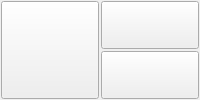
      <widget class="QWidget" name="page_60">
       <layout class="QGridLayout" name="gridLayout_63">
        <property name="margin">
         <number>1</number>
        </property>
        <property name="spacing">
         <number>2</number>
        </property>
        <item row="0" column="0">
         <layout class="QHBoxLayout" name="horizontalLayout_83">
          <item>
           <widget class="QPushButton" name="ui_12_Pane1BTN">
            <property name="sizePolicy">
             <sizepolicy hsizetype="Expanding" vsizetype="Expanding">
              <horstretch>0</horstretch>
              <verstretch>0</verstretch>
             </sizepolicy>
            </property>
            <property name="text">
             <string/>
            </property>
            <property name="view" stdset="0">
             <string>pane1</string>
            </property>
           </widget>
          </item>
         </layout>
        </item>
        <item row="0" column="1">
         <layout class="QVBoxLayout" name="verticalLayout_33">
          <item>
           <widget class="QPushButton" name="ui_12_Pane2BTN">
            <property name="sizePolicy">
             <sizepolicy hsizetype="Expanding" vsizetype="Expanding">
              <horstretch>0</horstretch>
              <verstretch>0</verstretch>
             </sizepolicy>
            </property>
            <property name="text">
             <string/>
            </property>
            <property name="view" stdset="0">
             <string>pane2</string>
            </property>
           </widget>
          </item>
          <item>
           <widget class="QPushButton" name="ui_12_Pane3BTN">
            <property name="sizePolicy">
             <sizepolicy hsizetype="Expanding" vsizetype="Expanding">
              <horstretch>0</horstretch>
              <verstretch>0</verstretch>
             </sizepolicy>
            </property>
            <property name="text">
             <string/>
            </property>
            <property name="view" stdset="0">
             <string>pane3</string>
            </property>
           </widget>
          </item>
         </layout>
        </item>
       </layout>
      </widget>
